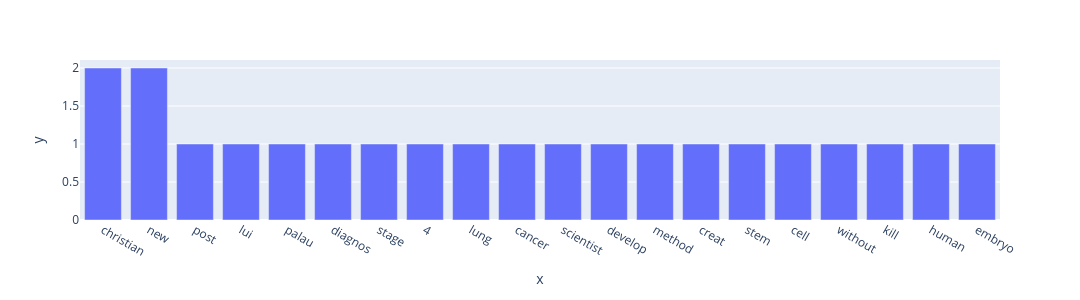

Write notebook code for a chart like this one.
### Code cell
px.bar(x=word_freq["reliable"].keys(), y=word_freq["reliable"].values(), width=1080, height=300)

### Figure 1 — Plotly figure (JSON) as saved in the notebook; plotly's stock layout.template omitted (floating-point values rounded to 4 significant figures)
{"data": [{"hovertemplate": "x=%{x}<br>y=%{y}<extra></extra>", "legendgroup": "", "marker": {"color": "#636efa", "pattern": {"shape": ""}}, "name": "", "orientation": "v", "showlegend": false, "textposition": "auto", "type": "bar", "x": ["christian", "new", "post", "lui", "palau", "diagnos", "stage", "4", "lung", "cancer", "scientist", "develop", "method", "creat", "stem", "cell", "without", "kill", "human", "embryo"], "xaxis": "x", "y": [2, 2, 1, 1, 1, 1, 1, 1, 1, 1, 1, 1, 1, 1, 1, 1, 1, 1, 1, 1], "yaxis": "y"}], "layout": {"barmode": "relative", "height": 300, "legend": {"tracegroupgap": 0}, "margin": {"t": 60}, "width": 1080, "xaxis": {"anchor": "y", "domain": [0, 1], "title": {"text": "x"}}, "yaxis": {"anchor": "x", "domain": [0, 1], "title": {"text": "y"}}}}
